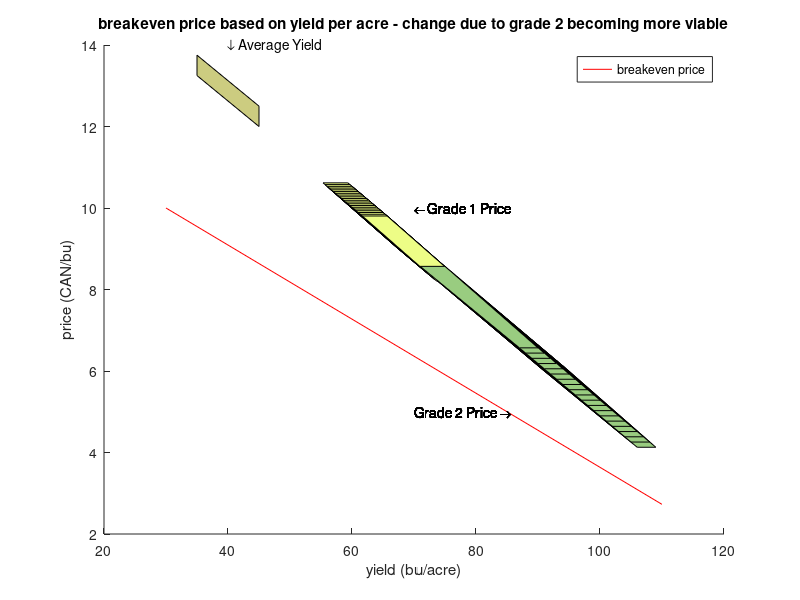

This figure's MATLAB source:
% Creates Plot of costs per acre and revenue per acre
% author: Jean-David Rousseau
% version 1.0
% since July 4th 2019
clear all
close all

estimated_cost_acre = 300;


yield_acre = [30 110]; % bushels per acre
price_bushel = [1 12]; % sell price per bushel
breakeven_price = estimated_cost_acre./yield_acre;

grade_1_price = [9.06 10.66]; %y vals
grade_2_price = [4 6]; %y vals

usual_yield = [35 45]; %x vals

figure 
hold on

plot(yield_acre, breakeven_price, 'r');
xlabel('yield (bu/acre)');
ylabel('price (CAN/bu)');
legend('breakeven price');
title('breakeven price based on yield per acre - change due to grade 2 becoming more viable');



%Average Yield
left = usual_yield(1);
right = usual_yield(2);
bottomright = 12;
topright =12.5;
bottomleft = 13.25;
topleft = 13.75;
x = [left left right right];
y = [bottomleft topleft topright bottomright];
fill(x, y, [0.8,0.8, 0.5],'HandleVisibility','off');
txt = '\downarrow Average Yield';
text(40,14,txt)

slope = -0.1284;
for i=1:20
    dx = i;
    dy = i*slope;
    %Grade 1 price highlight
    leftup = 55+dx/3;
    leftdown = 67+dx/3;
    rightup = 59+dx/3;
    rightdown = 71+dx/3;
    bottom = grade_1_price(1)+dy/3;
    top = grade_1_price(2)+dy/3;
    x = [leftdown leftup rightup rightdown];
    y = [bottom top top bottom];
    fill(x, y, [0.9290,0.9940, 0.5250],'HandleVisibility','off')
    txt = '\leftarrow Grade 1 Price';
    text(70,10,txt)

    %Grade 2 price highlight
    leftup = 91-dx;
    leftdown = 107-dx;
    rightup = 95-dx;
    rightdown = 110-dx;
    bottom = grade_2_price(1)-dy;
    top = grade_2_price(2)-dy;
    x = [leftdown leftup rightup rightdown];
    y = [bottom top top bottom];
    fill(x, y, [0.6,0.8, 0.5],'HandleVisibility','off');
    txt = 'Grade 2 Price \rightarrow';
    text(70,5,txt)
    pause(0.1);
end



% Basic Economic Model Based on 
% https://www.gov.mb.ca/agriculture/farm-management/production-economics/pubs/cop-crop-production.pdf
% Gross Revenue = Price per unit x Yield per acre (eg. wheat: $6.75/bu x 55bu/ac = $371.25/ac)
% Net Profit = Gross Revenue - Total Cost (eg. wheat: $371.25 gross revenue - $384.3 total cost = $-13.05 per acre)
% Operating Expense Ratio = (Operating Cost / Gross Revenue) x 100 (eg. wheat: $224.16 operating expense / $384.3 total cost = 60.4%)
% $ Revenue Per $ Cost = Gross Revenue / Total Cost (eg. wheat: $371.25 gross revenue / $384.3 total cost = $0.97)
% Return on Investment (ROI) = (Gross Revenue - Total Cost) / Total Cost (eg. wheat: ($371.25 gross revenue-$384.3 total cost) /$384.3 total cost = -3.4%)
% Estimated Return on Asset (ROA) = (Margin Over Operating - Labour - Machinery Depreciation) / (Land Investment Cost + Machinery Investment Cost)
%  (eg. wheat: ($147.09 margin - $26.40 labour - $66.65 dep.) / ($2950 land cost + $682.20 conv. machinery + $86.00 special crop. mach.) = 1.45%)
% Breakeven Price = Cost / Target Yield (eg. wheat cost $384.30 / 55 bu = $6.99 per bu)
% Breakeven Yield = Cost / Target Price per Unit (eg. wheat cost $384.30 / $6.75 bu = 56.9 bu)
% Breakeven Yield Risk Ratio = (Target Yield per Acre / Breakeven Yield) x 100 (eg. wheat yield 55 bu/ac / 56.9 bu BE = 97 %)
% AgriInsurance Risk Ratio = (AgriInsurance Coverage / Operating Cost) x 100 (eg. wheat coverage $274.00/ac / $224.16 operating expense = 122 %)

% 10.66	9.06 High price/ Low price of grade 1 canola per bushel https://www.saskcropinsurance.com/ci/prices/
% 2018 bushel per acre = 39.8